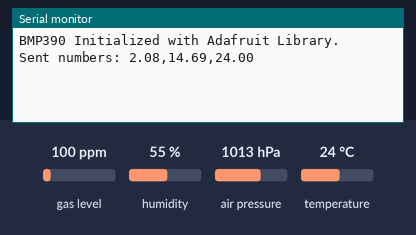
Bench run of a sketch on a simulated Arduino Uno, built with avr-gcc and run on an emulated ATmega328P. Shown: the last lines printed to the serial monitor. The test bench sets the inputs (shaded band); at power-on: air pressure 1013 hPa, temperature 24 °C, gas level 100 ppm, humidity 55 %.

Above: at 1.2 s.
1.3 s: air pressure set to 952 hPa
At 2.1 s:
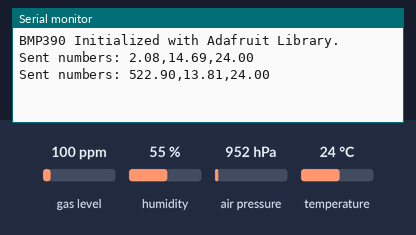
2.8 s: air pressure set to 1048 hPa
At 4.7 s:
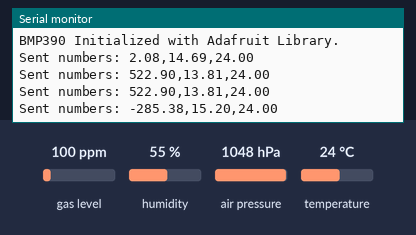
7.2 s: temperature set to 12 °C
At 7.7 s:
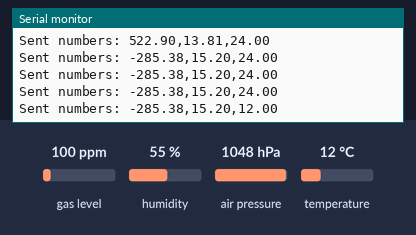
8.7 s: air pressure set to 975 hPa
At 10.4 s:
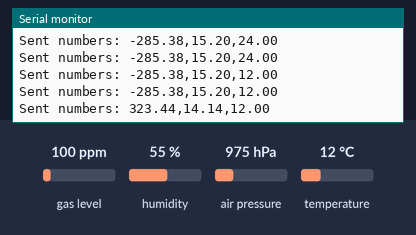
Timing chart, 0 to 11.9 s (numbered marks = the images above; inputs shaded):
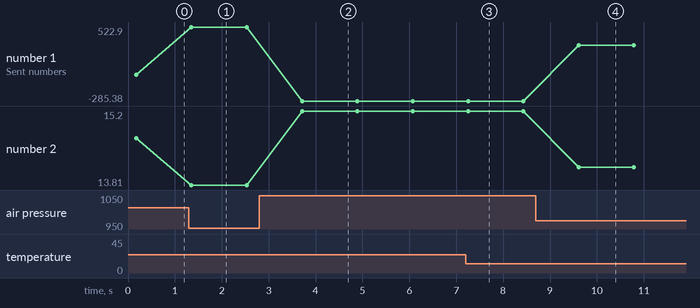

Measured:
- after the input at 1.3 s, the serial monitor: prints a new line after 0.05 s (image 1)
- after the input at 2.8 s, the serial monitor: prints a new line after 0.91 s (image 2)
- after the input at 7.2 s, the serial monitor: prints a new line after 0.05 s (image 3)
- after the input at 8.7 s, the serial monitor: prints a new line after 0.91 s (image 4)
- plotted number 1: 2.08 → 522.9 after the input at 1.3 s, 522.9 → -285.38 after the input at 2.8 s, -285.38 → 323.44 after the input at 8.7 s
- plotted number 2: 14.69 → 13.81 after the input at 1.3 s, 13.81 → 15.2 after the input at 2.8 s, 15.2 → 14.14 after the input at 8.7 s

The sketch:

transmitter.ino
```cpp
#include <Adafruit_BMP3XX.h>
#include <SoftwareSerial.h>
#define BMP390_I2C_ADDRESS 0x77


Adafruit_BMP3XX bmp;

SoftwareSerial XBee(10, 11); // Define SoftwareSerial pins: RX = 10, TX = 11

void setup() {
  Serial.begin(9600); // pc connection for debugging
  XBee.begin(9600);   // communication with the XBee module

  if (!bmp.begin_I2C(BMP390_I2C_ADDRESS)) {
    Serial.println("Error: BMP390 not detected. Check wiring!");
    while (1);
  }
  Serial.println("BMP390 Initialized with Adafruit Library.");

}

void loop() {
  // Read the sensor
  if (!bmp.performReading()) {
    Serial.println("Failed to perform reading.");
    return;
  }

  float temperature = bmp.temperature; // Temperature in degrees Celsius (°C)
  float pressure = bmp.pressure / 6894.757; // Pressure in PSI
  float altitude = bmp.readAltitude(1013.25); //Altitude inferred based on pressure and sea level pressure (hPa)

  // Seding data in order Altitude, Pressure, Temperature
  XBee.print('<'); // Start of transmission marker
  XBee.print(altitude);    // Altitude (Meters)
  XBee.print(',');
  XBee.print(pressure);    // Pressure (PSI)
  XBee.print(',');
  XBee.print(temperature); // Temperature (°C)
  XBee.print('>');


  //Debugging output to Serial Monitor (matching XBee order)
  Serial.print("Sent numbers: ");
  Serial.print(altitude);
  Serial.print(',');
  Serial.print(pressure);
  Serial.print(',');
  Serial.println(temperature);

  delay(1000); // Delay between sends
}
```
